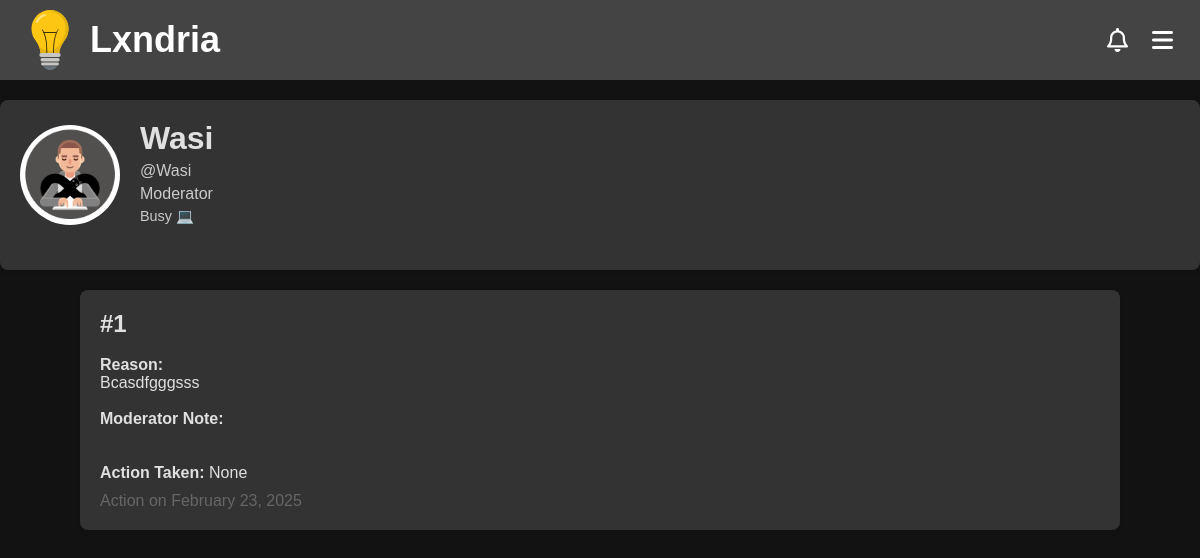
/admin-controls/view?user=Wasi (signed in), run on the app's committed database.
### app/models.py (models this page shows, shortened)
class Profile(db.Model):
    __tablename__ = "profile"
    __table_args__ = {"extend_existing": True}
    username = db.Column(db.String(80), db.ForeignKey('user.username'), primary_key=True)  # Primary + Foreign Key
    user = db.relationship('User', backref=db.backref('profile', uselist=False, cascade="all, delete-orphan"))
    profile_pic = db.Column(db.String(255), default="/images/default-profile.jpg")
    bio = db.Column(db.Text, default="This user has not set a bio yet.")
    upvotes = db.Column(db.Integer, default=0)
    created_at = db.Column(db.DateTime, default=datetime.utcnow)
    updated_at = db.Column(db.DateTime, onupdate=datetime.utcnow)
    @property
    def name(self):
        return self.user.name if self.user else None
    @property
    def is_moderator(self):
        return Moderators.query.filter_by(username=self.username).count() != 0

class User(db.Model, UserMixin): # create a User class to store user information
    __tablename__ = "user"
    __table_args__ = {"extend_existing": True}  # Allow modifications to the table
    id = db.Column(db.Integer, primary_key=True)
    username = db.Column(db.String(80), unique=True, nullable=False)
    name = db.Column(db.String(80), nullable=False)
    password_hash = db.Column(db.String(120), nullable=False)
    email = db.Column(db.String(120), unique=True, nullable=False)
    created_at = db.Column(db.DateTime, default=datetime.utcnow)
    updated_at = db.Column(db.DateTime, onupdate=datetime.utcnow)

class Report(db.Model):
    __tablename__ = "report"
    __table_args__ = {"extend_existing": True}
    id = db.Column(db.Integer, primary_key=True, autoincrement=True)
    parent_id = db.Column(db.String(10), nullable=False)
    reason = db.Column(db.String(255))
    created_at = db.Column(db.DateTime, default=datetime.utcnow)
    updated_at = db.Column(db.DateTime, onupdate=datetime.utcnow)
    notes = db.Column(db.Text, default="")
    handled = db.Column(db.Boolean, default=False)
    handled_by = db.Column(db.String(80), db.ForeignKey('user.username'))
    action = db.Column(db.String(20), default="None")
    __table_args__ = (
        CheckConstraint("action IN ('Accepted', 'Declined')", name="valid_action_check"),
    )
    @hybrid_property
    def post_by(self):
        if self.parent_id[0] == 'P':
            return Problem.query.get(int(self.parent_id[1:])).author
        elif self.parent_id[0] == 'D':
            return Discussion.query.get(int(self.parent_id[1:])).author
        elif self.parent_id[0] == 'S':
            return Solutions.query.get(int(self.parent_id[1:])).username
        elif self.parent_id[0] == 'C':
            return Comments.query.get(int(self.parent_id[1:])).username

### app/routes/admin.py (the view)
@admin_bp.route('/admin-controls/view')
def view_user():
    if not current_user.is_authenticated:
        return redirect(url_for('routes.auth.login'))
    if current_user.username != 'admin':
        return redirect(url_for('routes.account.account'))
    username = request.args.get('user')
    user = Profile.query.filter_by(username=username).first()
    if user is None:
        flash('User not found', 'danger')
        return redirect(url_for('routes.admin.admin'))
    reports = Report.query.filter_by(handled_by=username).order_by(Report.created_at.desc()).all()
    return render_template('mod_profile.html', user=user, reports=reports)

### app/routes/auth.py (called while the page is built)
@login_manager.user_loader
def load_user(user_id):
    return User.query.get(int(user_id))

### app/templates/mod_profile.html (shortened to what this page needs)
<!DOCTYPE html>
<html>
<head>
    {% include 'banner.html' %}
    <link rel="stylesheet" type="text/css" href="{{ url_for('static', filename='css/profile.css') }}">
</head>
<body>
    <div class="profile-container">
        <div class="profile-main">
          <div class="profile-header">
            <img src="{{url_for('static', filename=user.profile_pic)}}" alt="Profile Picture" class="profile-pic">
            <div class="profile-info">
              <h1>
                <a href="/account/{{user.username}}">
                {{user.name}}
                </a>
              </h1>
              <p>@{{user.username}}</p>
              {% if user.is_moderator %}
              <p>Moderator</p>
              {% endif %}
              <p class="profile-bio">{{user.bio}}</p>
            </div>
          </div>
        </div>
    </div>
    {% for report in reports %}
        <div class="report-post">
              <h2>#{{report.id}}</h2><br>
              <p>
                <strong>Reason:</strong><br>
                {{report.reason}}
                <br><br>
                <strong>Moderator Note:</strong><br>
                <br><br>
                <strong>Action Taken:</strong>
                {{report.action}}
              </p>
              <div class="date">Action on {{report.updated_at.strftime('%B %d, %Y')}}</div>
        </div>
      {% endfor %}
</body>
</html>

### app/static/css/banner.css (style rules this page uses)
body, h1, p { margin: 0; padding: 0; text-decoration: none; color: inherit; font-family: Arial, sans-serif; box-sizing: border-box; background-color: #121212; color: #f1f1f1; ; }
a { text-decoration: none; color: inherit; }

### app/static/css/profile.css (style rules this page uses)
body, h1, p { margin: 0; padding: 0; text-decoration: none; color: inherit; font-family: Arial, sans-serif; box-sizing: border-box; background-color: #121212; color: #f1f1f1; ; }
a { text-decoration: none; color: inherit; }
.profile-info h1, .profile-info p { font-family: 'Poppins', sans-serif; margin: 0; padding: 0; background-color: #333; color: #e0e0e0; }
.profile-container { display: flex; max-width: 1200px; margin: 20px auto; padding: 20px; background-color: #333; box-shadow: 0 2px 4px rgba(0, 0, 0, 0.1); border-radius: 8px; color: #e0e0e0; }
.profile-main { flex: 3; padding-right: 20px; }
.profile-header { display: flex; align-items: center; margin-bottom: 20px; }
.profile-pic { width: 100px; height: 100px; border-radius: 50%; object-fit: cover; margin-right: 20px; }
.profile-info h1 { font-size: 2rem; margin: 0; }
.profile-info p { margin: 5px 0; color: #e0e0e0e0; }
.profile-bio { margin-top: 10px; font-size: 0.9rem; color: #444; }
.problem-post, .discussion-post, .report-post { max-width: 1000px; margin: 10px auto; padding: 20px; background-color: #333; box-shadow: 0 2px 4px rgba(0, 0, 0, 0.1); border-radius: 8px; color: #e0e0e0; }
.problem-post h2, .discussion-post h2, .report-post h2 { margin: 0; padding: 0; background-color: #333; color: #e0e0e0; }
.problem-post p, .discussion-post p, .report-post p { background-color: #333; color: #e0e0e0; }
.problem-post .date, .discussion-post .date, .report-post .date { margin-top: 10px; color: #666; }

### data on the page
Profile: profile_pic (picture), username "Wasi", bio "Busy 💻"
User: name "Wasi"
Report: id "1", reason "Bcasdfgggsss", action "None", updated_at "February 23, 2025"
